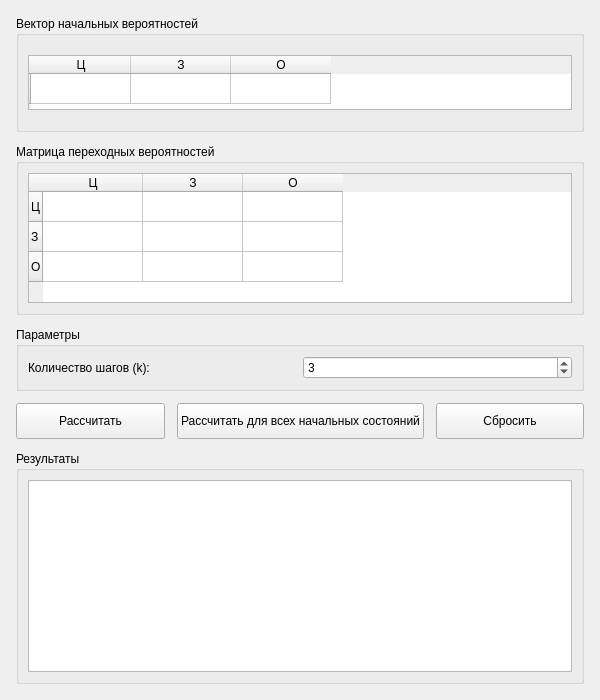
<?xml version="1.0" encoding="UTF-8"?>
<ui version="4.0">
 <class>MainWindow</class>
 <widget class="QMainWindow" name="MainWindow">
  <property name="geometry">
   <rect>
    <x>0</x>
    <y>0</y>
    <width>600</width>
    <height>700</height>
   </rect>
  </property>
  <property name="minimumSize">
   <size>
    <width>600</width>
    <height>700</height>
   </size>
  </property>
  <property name="windowTitle">
   <string>Марковские процессы — Маршрут курьера</string>
  </property>
  <widget class="QWidget" name="centralwidget">
   <layout class="QVBoxLayout" name="mainLayout">
    <property name="leftMargin">
     <number>16</number>
    </property>
    <property name="topMargin">
     <number>16</number>
    </property>
    <property name="rightMargin">
     <number>16</number>
    </property>
    <property name="bottomMargin">
     <number>16</number>
    </property>
    <property name="spacing">
     <number>12</number>
    </property>
    <item>
     <widget class="QGroupBox" name="vectorGroup">
      <property name="title">
       <string>Вектор начальных вероятностей</string>
      </property>
      <layout class="QVBoxLayout" name="vectorLayout">
       <item>
        <widget class="QTableWidget" name="vectorTable">
         <property name="maximumSize">
          <size>
           <width>16777215</width>
           <height>55</height>
          </size>
         </property>
         <property name="minimumSize">
          <size>
           <width>0</width>
           <height>55</height>
          </size>
         </property>
         <property name="rowCount">
          <number>1</number>
         </property>
         <property name="columnCount">
          <number>3</number>
         </property>
         <row>
          <property name="text">
           <string></string>
          </property>
         </row>
         <column>
          <property name="text">
           <string>Ц</string>
          </property>
         </column>
         <column>
          <property name="text">
           <string>З</string>
          </property>
         </column>
         <column>
          <property name="text">
           <string>О</string>
          </property>
         </column>
        </widget>
       </item>
      </layout>
     </widget>
    </item>
    <item>
     <widget class="QGroupBox" name="matrixGroup">
      <property name="title">
       <string>Матрица переходных вероятностей</string>
      </property>
      <layout class="QVBoxLayout" name="matrixLayout">
       <item>
        <widget class="QTableWidget" name="matrixTable">
         <property name="maximumSize">
          <size>
           <width>16777215</width>
           <height>130</height>
          </size>
         </property>
         <property name="minimumSize">
          <size>
           <width>0</width>
           <height>130</height>
          </size>
         </property>
         <property name="rowCount">
          <number>3</number>
         </property>
         <property name="columnCount">
          <number>3</number>
         </property>
         <row>
          <property name="text">
           <string>Ц</string>
          </property>
         </row>
         <row>
          <property name="text">
           <string>З</string>
          </property>
         </row>
         <row>
          <property name="text">
           <string>О</string>
          </property>
         </row>
         <column>
          <property name="text">
           <string>Ц</string>
          </property>
         </column>
         <column>
          <property name="text">
           <string>З</string>
          </property>
         </column>
         <column>
          <property name="text">
           <string>О</string>
          </property>
         </column>
        </widget>
       </item>
      </layout>
     </widget>
    </item>
    <item>
     <widget class="QGroupBox" name="paramsGroup">
      <property name="title">
       <string>Параметры</string>
      </property>
      <layout class="QGridLayout" name="paramsLayout">
       <item row="0" column="0">
        <widget class="QLabel" name="labelSteps">
         <property name="text">
          <string>Количество шагов (k):</string>
         </property>
        </widget>
       </item>
       <item row="0" column="1">
        <widget class="QSpinBox" name="stepsSpin">
         <property name="minimum">
          <number>1</number>
         </property>
         <property name="maximum">
          <number>100</number>
         </property>
         <property name="value">
          <number>3</number>
         </property>
        </widget>
       </item>
      </layout>
     </widget>
    </item>
    <item>
     <layout class="QHBoxLayout" name="buttonsLayout">
      <item>
       <widget class="QPushButton" name="calcButton">
        <property name="minimumSize">
         <size>
          <width>0</width>
          <height>36</height>
         </size>
        </property>
        <property name="text">
         <string>Рассчитать</string>
        </property>
       </widget>
      </item>
      <item>
       <widget class="QPushButton" name="calcAllButton">
        <property name="minimumSize">
         <size>
          <width>0</width>
          <height>36</height>
         </size>
        </property>
        <property name="text">
         <string>Рассчитать для всех начальных состояний</string>
        </property>
       </widget>
      </item>
      <item>
       <widget class="QPushButton" name="resetButton">
        <property name="minimumSize">
         <size>
          <width>0</width>
          <height>36</height>
         </size>
        </property>
        <property name="text">
         <string>Сбросить</string>
        </property>
       </widget>
      </item>
     </layout>
    </item>
    <item>
     <widget class="QGroupBox" name="resultsGroup">
      <property name="title">
       <string>Результаты</string>
      </property>
      <layout class="QVBoxLayout" name="resultsLayout">
       <item>
        <widget class="QTextEdit" name="resultsText">
         <property name="readOnly">
          <bool>true</bool>
         </property>
         <property name="font">
          <font>
           <family>Consolas</family>
           <pointsize>10</pointsize>
          </font>
         </property>
        </widget>
       </item>
      </layout>
     </widget>
    </item>
   </layout>
  </widget>
 </widget>
 <resources/>
 <connections/>
</ui>
